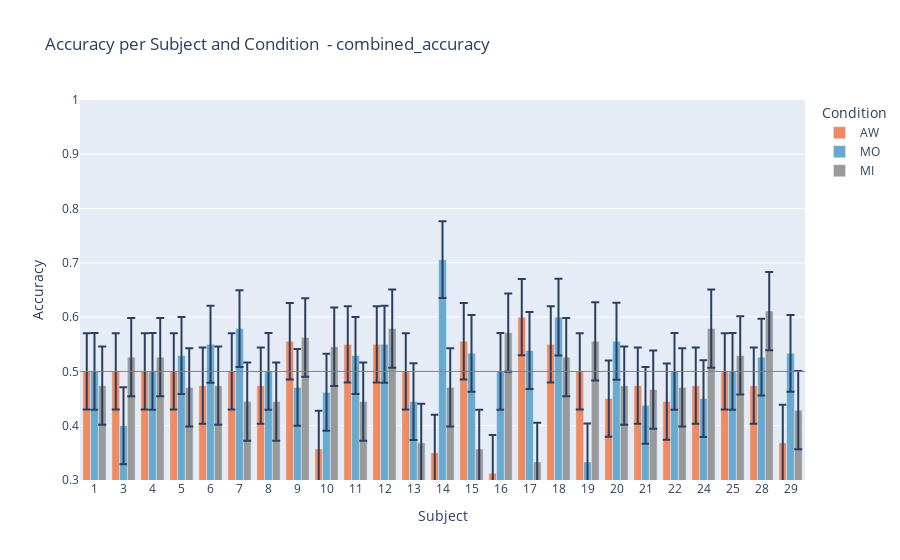

The notebook cell this image was saved under:
### Code cell
# Create a DataFrame to organize the data
data = []
for subject_id, scores in whole_epochs_results_AW.items():
    data.append({
        'Subject': subject_id,
        'Condition': 'AW',
        'Accuracy': scores['combined_accuracy']
    })
for subject_id, scores in whole_epochs_results_MO.items():
    data.append({
        'Subject': subject_id,
        'Condition': 'MO',
        'Accuracy': scores['combined_accuracy']
    })
for subject_id, scores in whole_epochs_results_MI.items():
    data.append({
        'Subject': subject_id,
        'Condition': 'MI',
        'Accuracy': scores['combined_accuracy']
    })

df = pd.DataFrame(data)
df_grouped = df.iloc[:,1:].groupby('Condition').agg(['mean', 'std'])
print(df_grouped)

# Calculate means and stds for error bars
means = df.groupby('Condition')['Accuracy'].mean()
stds = df.groupby('Condition')['Accuracy'].std()

# Create Plotly grouped bar chart with error bars
fig = go.Figure()

for condition in df['Condition'].unique():
    cond_df = df[df['Condition'] == condition]
    fig.add_trace(go.Bar(
        x=cond_df['Subject'],
        y=cond_df['Accuracy'],
        name=condition,
        marker_color=colors[condition],
        error_y=dict(
            type='data',
            array=[stds[condition]] * len(cond_df),  # same std for all bars in this condition
            visible=True
        )
    ))

# Add chance level line
fig.add_hline(y=0.5, line_width=1, line_color="gray")

# Update layout to show subject IDs on x-axis ticks
fig.update_layout(
    barmode='group',
    xaxis_title='Subject',
    yaxis_title='Accuracy',
    title='Accuracy per Subject and Condition  - combined_accuracy',
    legend_title_text='Condition',
    xaxis=dict(
        tickmode='array',
        tickvals=df['Subject'].unique(),
        ticktext=df['Subject'].unique()
    ),
    yaxis=dict(range=[0.3, 1.0], tick0=0.4, dtick=0.1),
)

fig.show()

### Figure 1 — Plotly figure (JSON) as saved in the notebook; plotly's stock layout.template omitted (floating-point values rounded to 4 significant figures)
{"data": [{"error_y": {"array": [0.07029, 0.07029, 0.07029, 0.07029, 0.07029, 0.07029, 0.07029, 0.07029, 0.07029, 0.07029, 0.07029, 0.07029, 0.07029, 0.07029, 0.07029, 0.07029, 0.07029, 0.07029, 0.07029, 0.07029, 0.07029, 0.07029, 0.07029, 0.07029, 0.07029], "type": "data", "visible": true}, "marker": {"color": "#ef8a62"}, "name": "AW", "type": "bar", "x": ["1", "3", "4", "5", "6", "7", "8", "9", "10", "11", "12", "13", "14", "15", "16", "17", "18", "19", "20", "21", "22", "24", "25", "28", "29"], "y": [0.5, 0.5, 0.5, 0.5, 0.4737, 0.5, 0.4737, 0.5556, 0.3571, 0.55, 0.55, 0.5, 0.35, 0.5556, 0.3125, 0.6, 0.55, 0.5, 0.45, 0.4737, 0.4444, 0.4737, 0.5, 0.4737, 0.3684]}, {"error_y": {"array": [0.07082, 0.07082, 0.07082, 0.07082, 0.07082, 0.07082, 0.07082, 0.07082, 0.07082, 0.07082, 0.07082, 0.07082, 0.07082, 0.07082, 0.07082, 0.07082, 0.07082, 0.07082, 0.07082, 0.07082, 0.07082, 0.07082, 0.07082, 0.07082, 0.07082], "type": "data", "visible": true}, "marker": {"color": "#67a9cf"}, "name": "MO", "type": "bar", "x": ["1", "3", "4", "5", "6", "7", "8", "9", "10", "11", "12", "13", "14", "15", "16", "17", "18", "19", "20", "21", "22", "24", "25", "28", "29"], "y": [0.5, 0.4, 0.5, 0.5294, 0.55, 0.5789, 0.5, 0.4706, 0.4615, 0.5294, 0.55, 0.4444, 0.7059, 0.5333, 0.5, 0.5385, 0.6, 0.3333, 0.5556, 0.4375, 0.5, 0.45, 0.5, 0.5263, 0.5333]}, {"error_y": {"array": [0.07208, 0.07208, 0.07208, 0.07208, 0.07208, 0.07208, 0.07208, 0.07208, 0.07208, 0.07208, 0.07208, 0.07208, 0.07208, 0.07208, 0.07208, 0.07208, 0.07208, 0.07208, 0.07208, 0.07208, 0.07208, 0.07208, 0.07208, 0.07208, 0.07208], "type": "data", "visible": true}, "marker": {"color": "#999999"}, "name": "MI", "type": "bar", "x": ["1", "3", "4", "5", "6", "7", "8", "9", "10", "11", "12", "13", "14", "15", "16", "17", "18", "19", "20", "21", "22", "24", "25", "28", "29"], "y": [0.4737, 0.5263, 0.5263, 0.4706, 0.4737, 0.4444, 0.4444, 0.5625, 0.5455, 0.4444, 0.5789, 0.3684, 0.4706, 0.3571, 0.5714, 0.3333, 0.5263, 0.5556, 0.4737, 0.4667, 0.4706, 0.5789, 0.5294, 0.6111, 0.4286]}], "layout": {"barmode": "group", "legend": {"title": {"text": "Condition"}}, "shapes": [{"line": {"color": "gray", "width": 1}, "type": "line", "x0": 0, "x1": 1, "xref": "x domain", "y0": 0.5, "y1": 0.5, "yref": "y"}], "title": {"text": "Accuracy per Subject and Condition  - combined_accuracy"}, "xaxis": {"tickmode": "array", "ticktext": ["1", "3", "4", "5", "6", "7", "8", "9", "10", "11", "12", "13", "14", "15", "16", "17", "18", "19", "20", "21", "22", "24", "25", "28", "29"], "tickvals": ["1", "3", "4", "5", "6", "7", "8", "9", "10", "11", "12", "13", "14", "15", "16", "17", "18", "19", "20", "21", "22", "24", "25", "28", "29"], "title": {"text": "Subject"}}, "yaxis": {"dtick": 0.1, "range": [0.3, 1], "tick0": 0.4, "title": {"text": "Accuracy"}}}}
